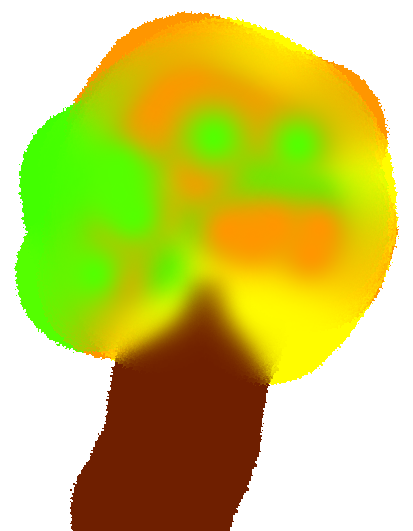
#> input picture 010_opencv_basics/021_image_editing/input/sample.png, 413 x 531 px, found by its file name
$ python 020_image_transformation.py
#> lines starting #> are read from the running program, lines starting #| are printed output that depends on the picture
import os
import cv2
import numpy as np

dir_proj = os.getcwd()
dir_base = os.path.join(dir_proj, "010_opencv_basics",
                        "021_image_editing")
img_path = os.path.join(dir_base, "input", "sample.png")
dir_output = os.path.join(dir_base, "output", "transform_image")
os.makedirs(dir_output, exist_ok=True)

img = cv2.imread(img_path)
#> img is the input picture: shape (531, 413, 3); mean B, G, R 94.9, 201.3, 202
if img is None:
    print("Error: Could not open image")
    exit()

# Store the size of the loaded image.
height, width = img.shape[:2]
#> height = 531; width = 413

"""===========================================================================================
Simple Transformation Using OpenCV Built-in Functions
==========================================================================================="""
# Rotate the image 90 degrees clockwise.
rotated_90 = cv2.rotate(img, cv2.ROTATE_90_CLOCKWISE)
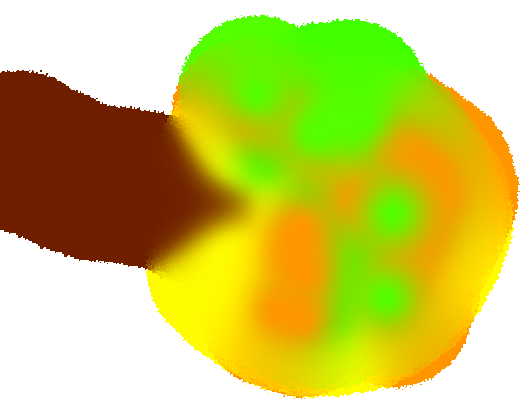
#> rotated_90: shape (413, 531, 3); mean B, G, R 94.9, 201.3, 202
cv2.imwrite(os.path.join(dir_output, "img_rotated_90.png"), rotated_90)

# Flip the image horizontally.
flipped = cv2.flip(img, 1)
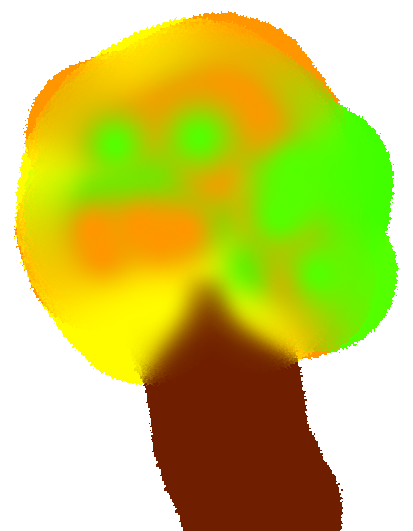
#> flipped: shape (531, 413, 3); mean B, G, R 94.9, 201.3, 202
cv2.imwrite(os.path.join(dir_output, "img_flipped.png"), flipped)

# Scale the image down by a factor of 0.5
scaled = cv2.resize(img, None, fx=0.5, fy=0.5)
cv2.imwrite(os.path.join(dir_output, "img_scaled.png"), scaled)


"""===========================================================================================
Transformation Using a Matrix: Example of Translation
==========================================================================================="""
# Define translation matrix.
trans_matrix = np.float32([[1, 0, 120],
                           [0, 1, 80],
                           [0, 0, 1]])

# Translate the image.
translated = cv2.warpPerspective(img, trans_matrix, (width, height))
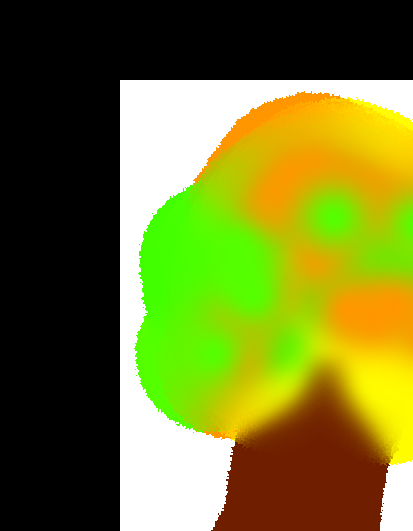
#> translated: shape (531, 413, 3); mean B, G, R 39.9, 119.2, 113.1

# Save the result.
cv2.imwrite(os.path.join(dir_output, "image_translated.png"), translated)

"""===========================================================================================
Transformation Using a Matrix: Example of Shearing
==========================================================================================="""
# Define the shearing matrix.
trans_matrix = np.float32([[1, 0.25, 0],
                           [0, 1, 0],
                           [0, 0, 1]])

# Shear the image.
sheared = cv2.warpPerspective(
    img, trans_matrix, (int(width + height * 0.25), height))
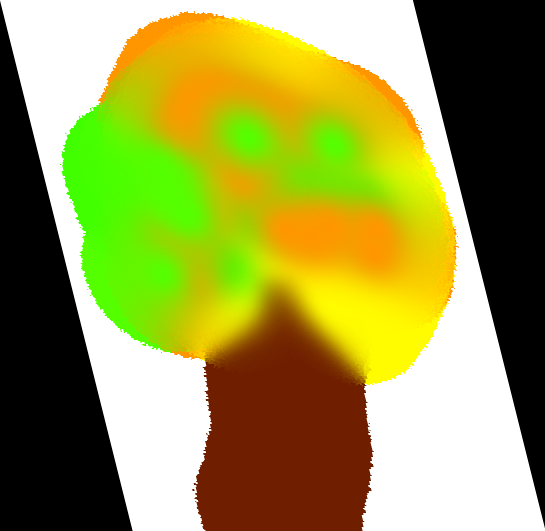
#> sheared: shape (531, 545, 3); mean B, G, R 71.9, 152.6, 153.1

# Save the result.
cv2.imwrite(os.path.join(dir_output, "image_sheared.png"), sheared)

"""===========================================================================================
Transformation Using a Matrix: Example of Reflection
==========================================================================================="""
# Define the reflection matrix.
trans_matrix = np.float32([[-1, 0, width - 1],
                           [0, 1, 0],
                           [0, 0, 1]])
#> trans_matrix = [[-1, 0, 412], [0, 1, 0], [0, 0, 1]]

# Reflect the image horizontally.
flipped_by_matrix = cv2.warpPerspective(img, trans_matrix, (width, height))

# Save the result.
cv2.imwrite(os.path.join(dir_output, "image_flipped.png"),
            flipped_by_matrix)

"""===========================================================================================
Transformation Using a Matrix: Example of Scailing
==========================================================================================="""
# Define the scailing factor.
scale = 0.5

# Define the scailing matrix.
trans_matrix = np.float32([[scale, 0, 0],
                           [0, scale, 0],
                           [0, 0, 1]])

# Scale the image.
scaled_by_matrix = cv2.warpPerspective(
    img, trans_matrix, (int(width * scale), int(height * scale)))

# Define the four source corner points
cv2.imwrite(os.path.join(dir_output, "image_scaled.png"), scaled_by_matrix)


"""===========================================================================================
Transformation Using Matrices: Example of Rotation About the Image Center
==========================================================================================="""
# Convert the rotation angle from degrees to radians.
angle = np.deg2rad(30)

# Get the center of the image.
cx, cy = width / 2, height / 2
#> cx = 206.5; cy = 265.5

# Define the transformation matrices.
move_to_origin = np.float32([[1, 0, -cx],
                             [0, 1, -cy],
                             [0, 0, 1]])

rotate = np.float32([[np.cos(angle), -np.sin(angle), 0],
                     [np.sin(angle), np.cos(angle), 0],
                     [0, 0, 1]])

move_back = np.float32([[1, 0, cx],
                        [0, 1, cy],
                        [0, 0, 1]])

# Combine the matrices to create the full transformation matrix.
trans_matrix = move_back @ rotate @ move_to_origin

# Apply the rotation to the image.
img_rotated = cv2.warpPerspective(
    src=img, M=trans_matrix, dsize=(width, height))
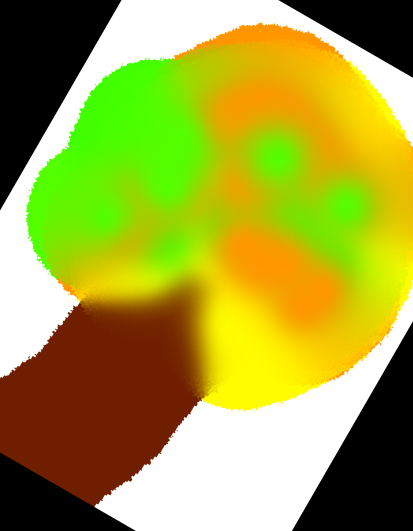
#> img_rotated: shape (531, 413, 3); mean B, G, R 57.6, 162, 161.3

# Save the result.
cv2.imwrite(os.path.join(dir_output, "img_rotated_30.png"), img_rotated)

"""===========================================================================================
Transformation Using a Matrix: Example of Perspective Transformation with Four Corner Points
==========================================================================================="""
# Define the four source corner points.
src = np.float32([[0, 0],
                  [width - 1, 0],
                  [0, height - 1],
                  [width - 1, height - 1]])
#> src = [[0, 0], [412, 0], [0, 530], [412, 530]]

# Define the four destination corner points.
dst = np.float32([[80, 40],
                  [width - 120, 0],
                  [0, height - 60],
                  [width - 1, height - 1]])

# Compute the perspective transformation matrix.
trans_matrix = cv2.getPerspectiveTransform(src, dst)

# Apply the perspective transformation to the image.
perspective = cv2.warpPerspective(img, trans_matrix, (width, height))
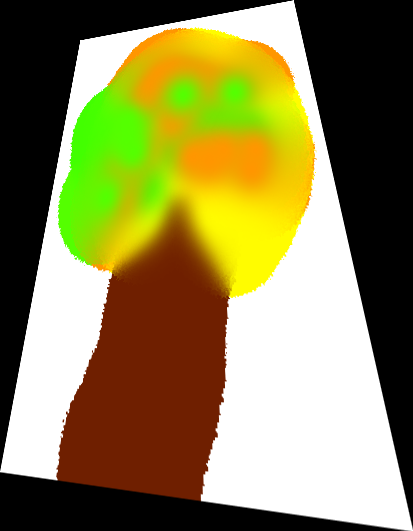
#> perspective: shape (531, 413, 3); mean B, G, R 79.7, 132.2, 140.2

# Save the result
cv2.imwrite(os.path.join(dir_output, "image_perspective.png"), perspective)
